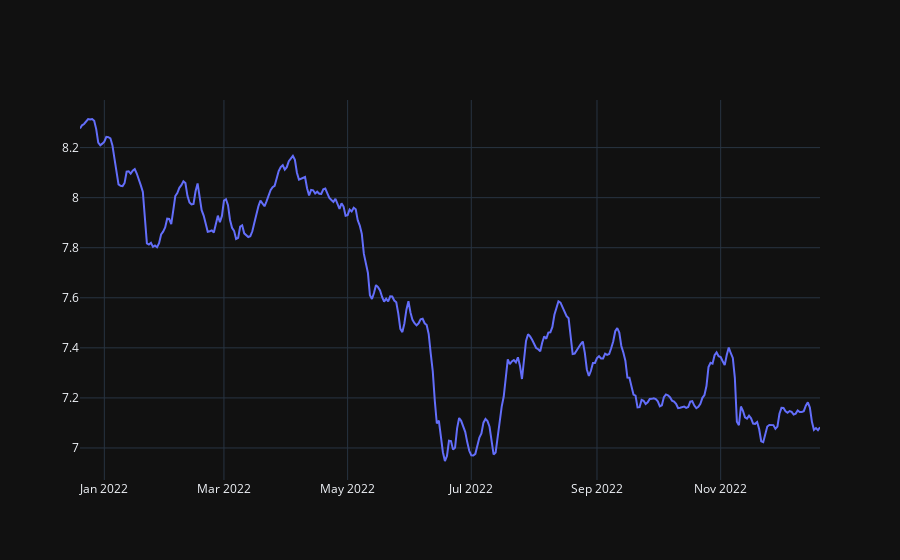

The cell this chart's notebook holds for it:
### Code cell
time = ts.Date
target = ts.target_value
TRAIN_SIZE = len(target) - 7
train, test = train_test_split(ts, train_size=TRAIN_SIZE, shuffle=False)

show_time_series_only(time, target)
test_values = target[TRAIN_SIZE:]

### Figure 1 — Plotly figure (JSON) as saved in the notebook; plotly's stock layout.template omitted (floating-point values rounded to 4 significant figures; data arrays with more than 128 entries replaced by an {"elided": "..."} marker saying what was removed)
{"data": [{"x": {"elided": "366 str values"}, "y": {"elided": "366 float values"}, "type": "scatter"}], "layout": {}}
